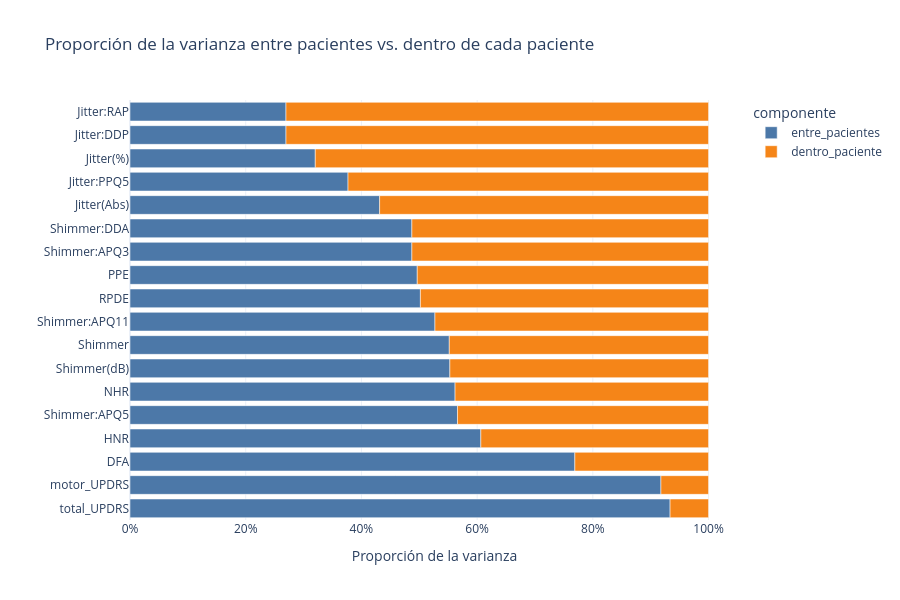

Notebook code for this chart:
### Code cell
fig = px.bar(varianzas.reset_index().melt(id_vars="variable", var_name="componente", value_name="proporcion"),
             y="variable", x="proporcion", color="componente", orientation="h",
             title="Proporción de la varianza entre pacientes vs. dentro de cada paciente",
             labels={"proporcion": "Proporción de la varianza", "variable": ""},
             color_discrete_map={"entre_pacientes": "#4C78A8", "dentro_paciente": "#F58518"})
fig.update_layout(yaxis={"categoryorder": "total ascending"}, height=600, xaxis_tickformat=".0%")
guardar(fig, "01_varianza_entre_dentro")
fig

### Figure 1 — Plotly figure (JSON) as saved in the notebook; plotly's stock layout.template omitted (floating-point values rounded to 4 significant figures)
{"data": [{"hovertemplate": "componente=entre_pacientes<br>Proporción de la varianza=%{x}<br>=%{y}<extra></extra>", "legendgroup": "entre_pacientes", "marker": {"color": "#4C78A8", "pattern": {"shape": ""}}, "name": "entre_pacientes", "orientation": "h", "showlegend": true, "textposition": "auto", "type": "bar", "x": [0.9335, 0.9177, 0.7689, 0.6064, 0.566, 0.5619, 0.5529, 0.5519, 0.5271, 0.5019, 0.4965, 0.4872, 0.4872, 0.4315, 0.3769, 0.3202, 0.2696, 0.2696], "xaxis": "x", "y": ["total_UPDRS", "motor_UPDRS", "DFA", "HNR", "Shimmer:APQ5", "NHR", "Shimmer(dB)", "Shimmer", "Shimmer:APQ11", "RPDE", "PPE", "Shimmer:APQ3", "Shimmer:DDA", "Jitter(Abs)", "Jitter:PPQ5", "Jitter(%)", "Jitter:DDP", "Jitter:RAP"], "yaxis": "y"}, {"hovertemplate": "componente=dentro_paciente<br>Proporción de la varianza=%{x}<br>=%{y}<extra></extra>", "legendgroup": "dentro_paciente", "marker": {"color": "#F58518", "pattern": {"shape": ""}}, "name": "dentro_paciente", "orientation": "h", "showlegend": true, "textposition": "auto", "type": "bar", "x": [0.06649, 0.08231, 0.2311, 0.3936, 0.434, 0.4381, 0.4471, 0.4481, 0.4729, 0.4981, 0.5035, 0.5128, 0.5128, 0.5685, 0.6231, 0.6798, 0.7304, 0.7304], "xaxis": "x", "y": ["total_UPDRS", "motor_UPDRS", "DFA", "HNR", "Shimmer:APQ5", "NHR", "Shimmer(dB)", "Shimmer", "Shimmer:APQ11", "RPDE", "PPE", "Shimmer:APQ3", "Shimmer:DDA", "Jitter(Abs)", "Jitter:PPQ5", "Jitter(%)", "Jitter:DDP", "Jitter:RAP"], "yaxis": "y"}], "layout": {"barmode": "relative", "height": 600, "legend": {"title": {"text": "componente"}, "tracegroupgap": 0}, "title": {"text": "Proporción de la varianza entre pacientes vs. dentro de cada paciente"}, "xaxis": {"anchor": "y", "domain": [0, 1], "tickformat": ".0%", "title": {"text": "Proporción de la varianza"}}, "yaxis": {"anchor": "x", "categoryorder": "total ascending", "domain": [0, 1], "title": {"text": ""}}}}
